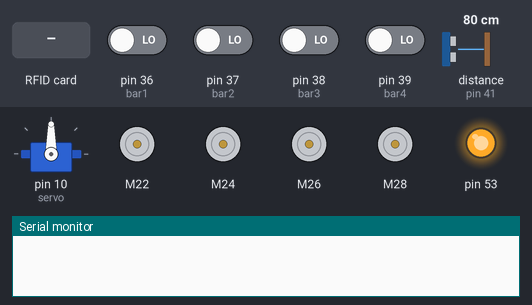
Recording of a sketch running on a simulated Arduino Mega 2560, built with avr-gcc and run on an emulated ATmega2560. On the bench: servo, 4 × DC motor (green arrow = forward, orange = backward, longer = faster), output pins drawn as LEDs (lit = HIGH), the last lines printed to the serial monitor. Wiring (inferred from the names in the program): ultrasonic range finder: trigger pin 40; echo pin 41; 5 × IR receiver: data pin 43 / data pin 44 / data pin 45 / data pin 46 / data pin 49. Inputs (shaded band) come from the test bench; at power-on: pin 36 (bar1), pin 37 (bar2), pin 38 (bar3), pin 39 (bar4) LOW, distance to the obstacle (sensor on pin 41) 80 cm. The echo pulse lasts 58.3 µs per cm; pins used as bus, display or sensor lines are not drawn.

Above: at 1.2 s.
1.3 s: RFID card 16 32 31 28 23 35 held to the reader
At 2.5 s:
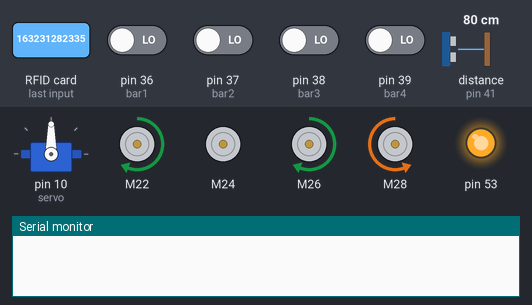
2.8 s: distance to the obstacle (sensor on pin 41) set to 23 cm
4.3 s: distance to the obstacle (sensor on pin 41) set to 18 cm
At 5.5 s:
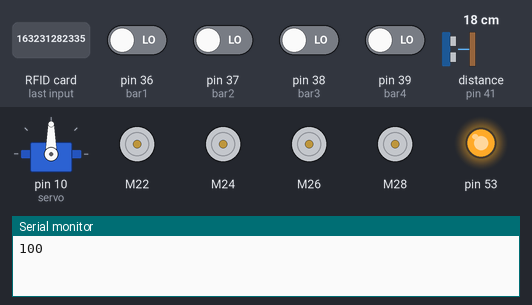
Timing chart, 0 to 7.3 s (numbered marks = the images above; inputs shaded):
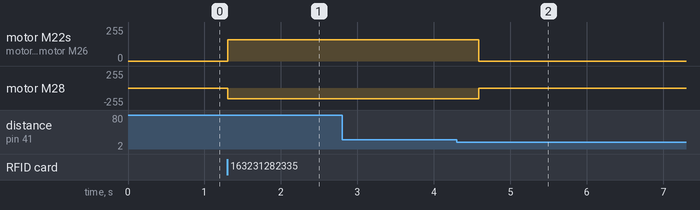

The sketch:

TourIT.ino
```cpp
//Libraries
#include <SPI.h>
#include <RFID.h>
#include <SparkFun_TB6612.h>
#include <Servo.h>

//Front Wheel Pins
#define A1_1 22
#define A1_2 23
#define B1_1 24
#define B1_2 25

//Rear Wheel Pins
#define A2_1 26
#define A2_2 27
#define B2_1 28
#define B2_2 29

//Front Wheel Config
#define PWMA1 2
#define PWMB1 3
#define STBY1 4

//Rear Wheel Config
#define PWMA2 5
#define PWMB2 6
#define STBY2 7

//Motor Constants
const int offset1A = 1;
const int offset1B = 1;
const int offset2A = 1;
const int offset2B = 1;

//Motor Initializations
Motor motor1A = Motor(A1_1, A1_2, PWMA1, offset1A, STBY1);
Motor motor1B = Motor(B1_1, B1_2, PWMB1, offset1B, STBY1);
Motor motor2A = Motor(A2_1, A2_2, PWMA2, offset2A, STBY2);
Motor motor2B = Motor(B2_1, B2_2, PWMB2, offset2B, STBY2);

//Battery Pins
#define bar4 39
#define bar3 38
#define bar2 37
#define bar1 36

//Battery Variables
int var4;
int var3;
int var2;
int var1;
unsigned long battery_prev_time = 0;
unsigned long battery_delay_time = 5000;

//Ultrasonic Sensor Pins
#define trig_pin 40
#define echo_pin 41

//Servo Motor Pins
#define servo 10

String prev_rfid = "";

//Servo Motor Variables
Servo myservo;
int pos = 85;
bool servo_change = false;
int duration = 0;
int distance = 100;
bool distance_clear = true;
bool event_trig_us = false;

//Ultrasonic & Servo Motor Delays
unsigned long current_time = 0;
unsigned long servo_prev_time = 0;
unsigned long servo_delay_time = 100;
unsigned long ultrasonic_prev_time = 0;
unsigned long ultrasonic_delay_time = 300;

//RFID Pins
#define RESET_DIO 8
#define SDA_DIO 9

//RFID Object Init
RFID RC522(SDA_DIO, RESET_DIO);

//RFID Variables
String serNum = "";
String tempSerNum = "";
bool rfid_active = true;
bool rfid_read = false;
String card_id[] = { "163231282335", "812232487149", "24314722416144", "365671716", "17923520877197",
                     "35618017158", "35301031775", "1312316577104", "359717117248", "17950204770",
                     "16316725477183" };

//IR Sensor
#define IR_PINS 5
int IR_sensor[] = { 43, 44, 45, 46, 49 };
int position = 0;
int setpoint = 0;

void setup() {
  Serial.begin(9600);
  Serial1.begin(115200);
  myservo.attach(servo);
  pinMode(trig_pin, OUTPUT);
  pinMode(echo_pin, INPUT);
  SPI.begin();
  RC522.init();
  for (int i = 0; i < IR_PINS; i++) {
    pinMode(IR_sensor[i], INPUT);
  }
  pinMode(bar4, INPUT);
  pinMode(bar3, INPUT);
  pinMode(bar2, INPUT);
  pinMode(bar1, INPUT);
}

void ir_position();

void battery_indicator();

void motor_forward(int speed);
void motor_backward(int speed);
void motor_left(int speed);
void motor_right(int speed);
void motor_rotate180(int speed);
void motor_brake();

void ultrasonic_sensor(int trig, int echo);
void servo_motor_sweep();

void loop() {
  current_time = millis();

  ir_position();
  //servo_motor_sweep();
  char incomingByte = Serial.read();
  if (current_time - battery_prev_time >= battery_delay_time) {
    battery_prev_time = current_time;
    battery_indicator();
  }
  if (current_time - ultrasonic_prev_time >= ultrasonic_delay_time) {
    ultrasonic_prev_time = current_time;
    ultrasonic_sensor(trig_pin, echo_pin);
  }
  if (distance < 20) {
    if (event_trig_us == false) {
      Serial.println(100);
      event_trig_us = true;
      distance_clear = false;
    } else {
      if (incomingByte == '0') {
        distance_clear = true;
        event_trig_us = false;
      }
    }
  } else {
    if (incomingByte == '0') {
      distance_clear = true;
      event_trig_us = false;
    }
  }

  if (distance_clear == true) {
    if (rfid_active == true) {
      if (RC522.isCard()) {
        rfid_read = true;
        RC522.readCardSerial();
        for (int i = 0; i < 5; i++) {
          serNum += RC522.serNum[i];
        }
        for (int i = 0; i < 11; i++) {
          if (serNum == card_id[i]) {
            if (serNum != tempSerNum) {
              Serial.println(i);
              Serial1.println(serNum + ",");
              //prev_rfid = serNum;
              tempSerNum = serNum;
              rfid_active = false;
            }
          }
        }
        serNum = "";
      }
      //Motor Go, Ultrasonic, IR Sensor
      if (rfid_read == true) {
        //IR Sensor and Motor functions
        if (position == -2) {
          motor_left(160);
        } else if (position == -1) {
          motor_left(150);
        } else if (position == 0) {
          motor_forward(110);
        } else if (position == 1) {
          motor_right(150);
        } else if (position == 2) {
          motor_right(160);
        }
      } else {
        motor_brake();
      }
    } else {
      //Motor stop & Wait
      motor_brake();
      if (incomingByte == '1') {
        rfid_active = true;
        //Comment these both if conditions
        // if (prev_rfid == "163231282335") {
        //   motor_rotate180(150);
        //   delay(2000);
        // }
        // else if (prev_rfid == "16316725477183") {
        //   motor_rotate180(150);
        //   delay(2000);
        // }
      }
    }
  } else {
    motor_brake();
  }
}

void ir_position() {
  int IR_VALUES[] = {
    digitalRead(43),
    !digitalRead(44),
    !digitalRead(45),
    !digitalRead(46),
    digitalRead(49)
  };
  //Set point value
  if (IR_VALUES[2] == 1) {
    position = 0;
  }

  //LEFT
  //1 value left away from set point
  else if (IR_VALUES[1] == 1) {
    position = -1;
  }
  //2 value left away from set point
  else if (IR_VALUES[0] == 1) {
    position = -2;
  }

  //RIGHT
  //1 value right away from set point
  else if (IR_VALUES[3] == 1) {
    position = 1;
  }
  //2 value left away from set point
  else if (IR_VALUES[4] == 1) {
    position = 2;
  }
  //Rotate Value
  // else {
  //   position = -5;
  // }
}

void motor_forward(int speed) {
  forward(motor1A, motor1B, speed);
  forward(motor2A, motor2B, speed);
}

void motor_backward(int speed) {
  back(motor1A, motor1B, speed);
  back(motor2A, motor2B, speed);
}

void motor_left(int speed) {
  motor1A.drive(speed);
  motor1B.brake();
  motor2A.drive(speed);
  motor2B.drive(-speed);
  /*motor1A.drive(speed);
  motor1B.drive(-speed);
  motor2A.drive(speed);
  motor2B.drive(-speed);*/
}

void motor_right(int speed) {
  motor1A.brake();
  motor1B.drive(speed);
  motor2A.drive(-speed);
  motor2B.drive(speed);
  /*motor1A.drive(-speed);
  motor1B.drive(speed);
  motor2A.drive(-speed);
  motor2B.drive(speed);*/
}

void motor_rotate180(int speed) {
  motor1A.drive(-speed);
  motor1B.drive(speed);
  motor2A.drive(-speed);
  motor2B.drive(speed);
}

void motor_brake() {
  motor1A.brake();
  motor1B.brake();
  motor2A.brake();
  motor2B.brake();
}

void ultrasonic_sensor(int trig, int echo) {
  digitalWrite(trig, LOW);
  //delayMicroseconds(2);
  digitalWrite(trig, HIGH);
  //delayMicroseconds(10);
  digitalWrite(trig, LOW);
  duration = pulseIn(echo, HIGH);
  distance = duration * 0.034 / 2;
  //Serial.println(distance);
}

void servo_motor_sweep() {
  if (current_time - servo_prev_time >= servo_delay_time) {
    servo_prev_time = current_time;
    if (servo_change == false) {
      if (pos == 95) {
        servo_change = true;
      } else {
        pos++;
      }
    }
    if (servo_change == true) {
      if (pos == 85) {
        servo_change = false;
      } else {
        pos--;
      }
    }
    myservo.write(pos);
  }
}

void battery_indicator() {
  var1 = digitalRead(bar1);
  var2 = digitalRead(bar2);
  var3 = digitalRead(bar3);
  var4 = digitalRead(bar4);

  if (var4 && var3 && var2 && var1) {
    Serial1.println(",4");
  } else if (var3 && var2 && var1) {
    Serial1.println(",3");
  } else if (var2 && var1) {
    Serial1.println(",2");
  } else if (var1 == 1) {
    Serial1.println(",1");
  } else {
    Serial1.println(",0");
  }
}
```

Measured:
- the behaviour switches between 21 and 20 cm on distance to the obstacle (sensor on pin 41) (found by bisection; images 1 and 2)
- after the input at 1.3 s, motor M22, motor M26: stopped → forward 160/255 at once; motor M28: stopped → backward 160/255 at once
- after the input at 2.8 s, every drawn part: stays the same
- after the input at 4.3 s, motor M22, motor M26: forward 160/255 → stopped after 0.29 s; motor M28: backward 160/255 → stopped after 0.29 s
